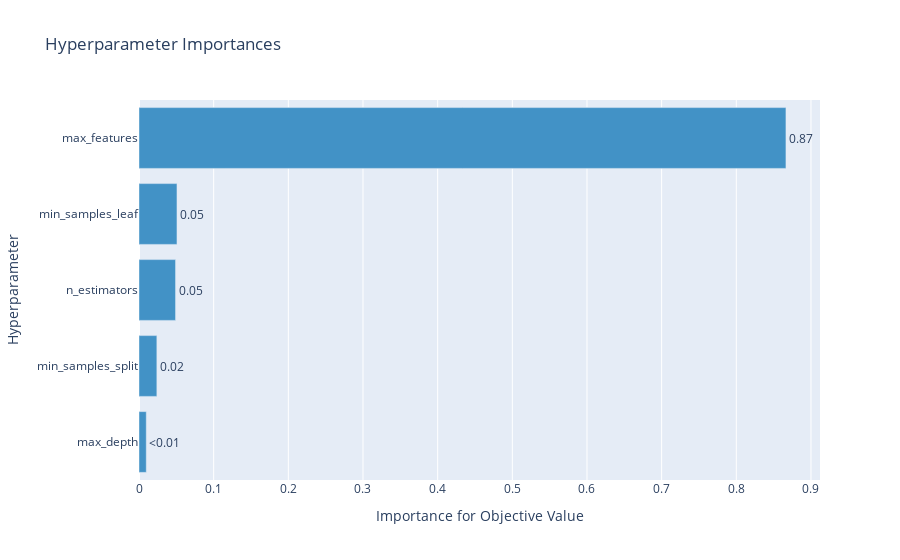

Notebook source saved alongside this figure:
### Code cell
optuna.visualization.plot_param_importances(study)

### Figure 1 — Plotly figure (JSON) as saved in the notebook; plotly's stock layout.template omitted (floating-point values rounded to 4 significant figures)
{"data": [{"cliponaxis": false, "hovertemplate": ["max_depth (CategoricalDistribution): 0.009756987220165951<extra></extra>", "min_samples_split (CategoricalDistribution): 0.023936545622073792<extra></extra>", "n_estimators (CategoricalDistribution): 0.048959645240775736<extra></extra>", "min_samples_leaf (CategoricalDistribution): 0.050868633110773234<extra></extra>", "max_features (CategoricalDistribution): 0.8664781888062111<extra></extra>"], "marker": {"color": "rgb(66,146,198)"}, "orientation": "h", "text": ["<0.01", "0.02", "0.05", "0.05", "0.87"], "textposition": "outside", "type": "bar", "x": [0.009757, 0.02394, 0.04896, 0.05087, 0.8665], "y": ["max_depth", "min_samples_split", "n_estimators", "min_samples_leaf", "max_features"]}], "layout": {"autosize": true, "showlegend": false, "title": {"text": "Hyperparameter Importances"}, "xaxis": {"autorange": true, "range": [0, 0.9121], "title": {"text": "Importance for Objective Value"}, "type": "linear"}, "yaxis": {"autorange": true, "range": [-0.5, 4.5], "title": {"text": "Hyperparameter"}, "type": "category"}}}
